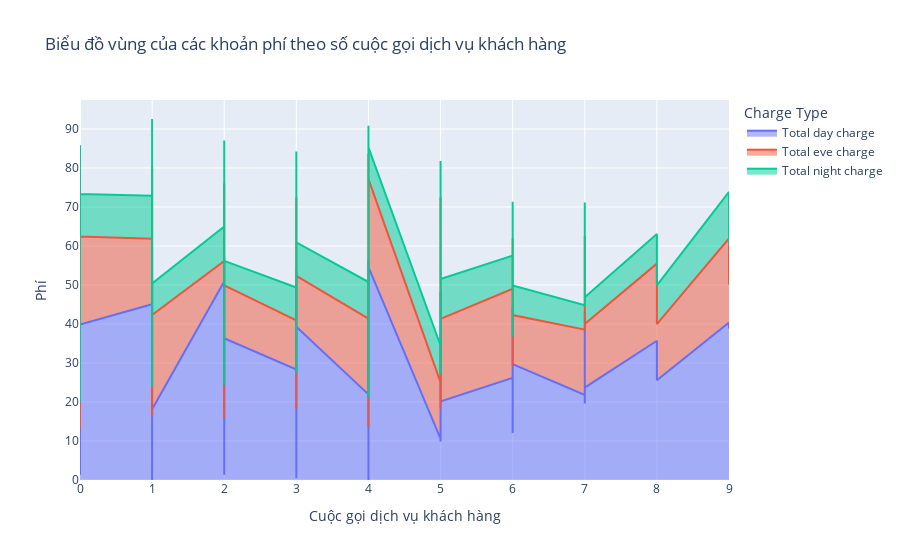

The notebook cell saved with this chart:
### Code cell
df5 = tele.melt(id_vars=['Customer service calls'],
                    value_vars=['Total day charge', 'Total eve charge', 'Total night charge'],
                    var_name='Charge Type', value_name='Charge')

# Create an area chart
fig = px.area(df5, x='Customer service calls', y='Charge', color='Charge Type',
              title='Biểu đồ vùng của các khoản phí theo số cuộc gọi dịch vụ khách hàng',
              labels={'Charge': 'Phí', 'Customer service calls': 'Cuộc gọi dịch vụ khách hàng'})

# Show the plot
fig.show()

### Figure 1 — Plotly figure (JSON) as saved in the notebook; plotly's stock layout.template omitted (floating-point values rounded to 4 significant figures; data arrays with more than 128 entries replaced by an {"elided": "..."} marker saying what was removed)
{"data": [{"fillpattern": {"shape": ""}, "hovertemplate": "Charge Type=Total day charge<br>Cuộc gọi dịch vụ khách hàng=%{x}<br>Phí=%{y}<extra></extra>", "legendgroup": "Total day charge", "line": {"color": "#636efa"}, "marker": {"symbol": "circle"}, "mode": "lines", "name": "Total day charge", "orientation": "v", "showlegend": true, "stackgroup": "1", "type": "scatter", "x": {"elided": "3333 int values"}, "xaxis": "x", "y": {"elided": "3333 float values"}, "yaxis": "y"}, {"fillpattern": {"shape": ""}, "hovertemplate": "Charge Type=Total eve charge<br>Cuộc gọi dịch vụ khách hàng=%{x}<br>Phí=%{y}<extra></extra>", "legendgroup": "Total eve charge", "line": {"color": "#EF553B"}, "marker": {"symbol": "circle"}, "mode": "lines", "name": "Total eve charge", "orientation": "v", "showlegend": true, "stackgroup": "1", "type": "scatter", "x": {"elided": "3333 int values"}, "xaxis": "x", "y": {"elided": "3333 float values"}, "yaxis": "y"}, {"fillpattern": {"shape": ""}, "hovertemplate": "Charge Type=Total night charge<br>Cuộc gọi dịch vụ khách hàng=%{x}<br>Phí=%{y}<extra></extra>", "legendgroup": "Total night charge", "line": {"color": "#00cc96"}, "marker": {"symbol": "circle"}, "mode": "lines", "name": "Total night charge", "orientation": "v", "showlegend": true, "stackgroup": "1", "type": "scatter", "x": {"elided": "3333 int values"}, "xaxis": "x", "y": {"elided": "3333 float values"}, "yaxis": "y"}], "layout": {"legend": {"title": {"text": "Charge Type"}, "tracegroupgap": 0}, "title": {"text": "Biểu đồ vùng của các khoản phí theo số cuộc gọi dịch vụ khách hàng"}, "xaxis": {"anchor": "y", "domain": [0, 1], "title": {"text": "Cuộc gọi dịch vụ khách hàng"}}, "yaxis": {"anchor": "x", "domain": [0, 1], "title": {"text": "Phí"}}}}
